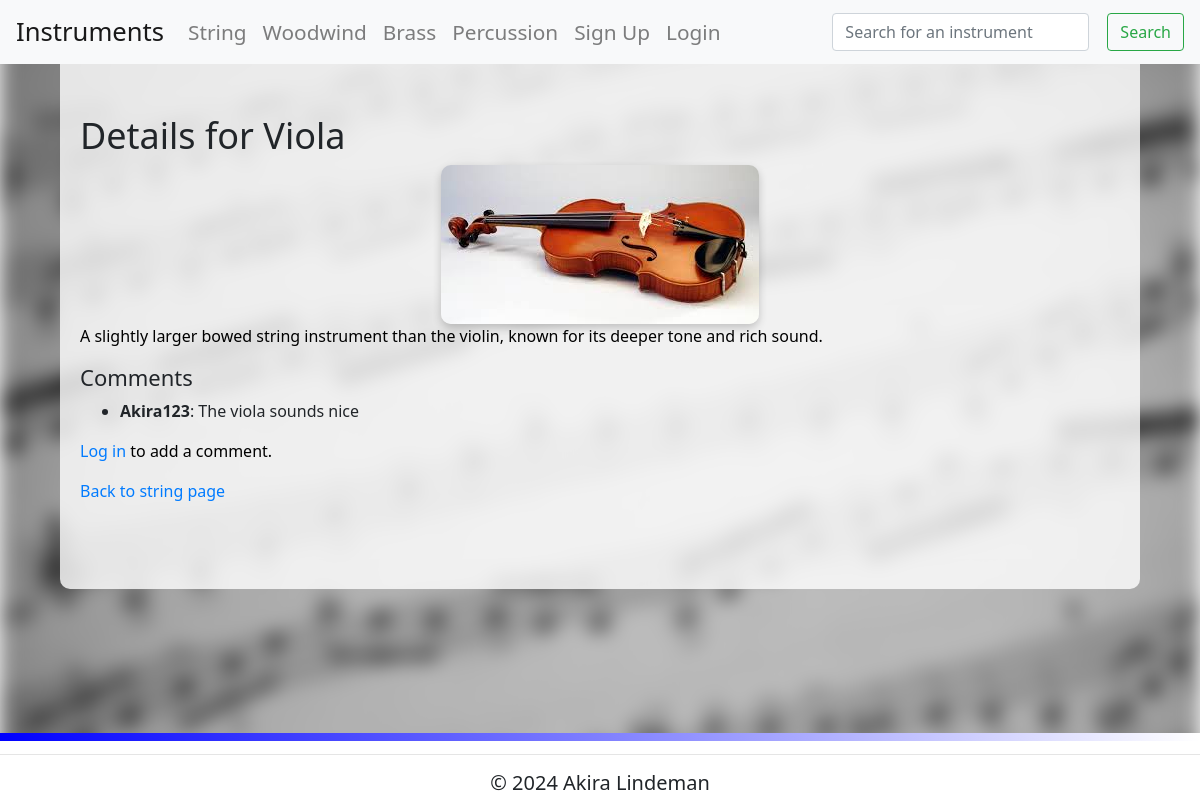
The page /instrument/2 on the database as committed earlier.
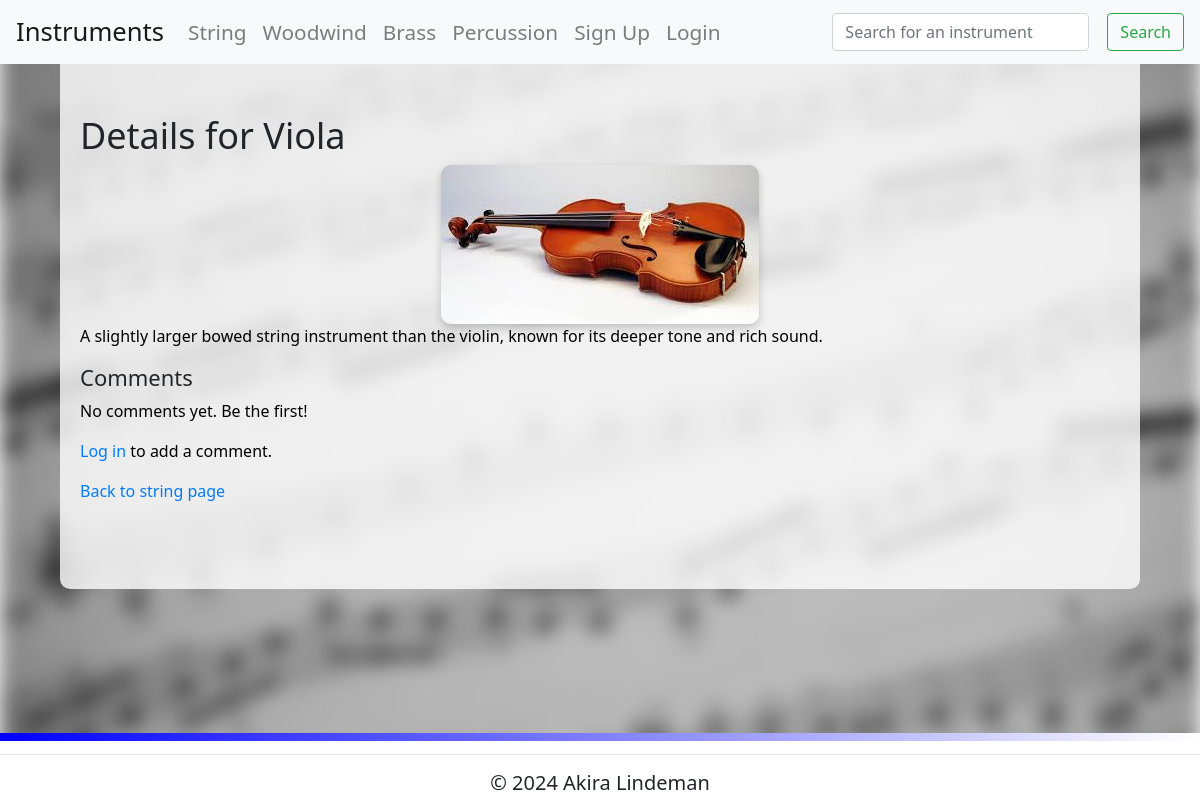
The same page on the database as committed later.
### tables this page shows
CREATE TABLE Instrument (id INTEGER PRIMARY KEY, name TEXT, familyid INTEGER REFERENCES InstrumentFamily (id), description TEXT, image TEXT);

CREATE TABLE Comments (id INTEGER PRIMARY KEY, instrument_id INTEGER REFERENCES Instrument (id), user_id INTEGER REFERENCES Users (id), comment TEXT, comment_status INTEGER);

CREATE TABLE Users (id INTEGER PRIMARY KEY AUTOINCREMENT, username TEXT, password TEXT, admin INTEGER);

CREATE TABLE InstrumentFamily (id INTEGER PRIMARY KEY, name TEXT);

### routes.py (the view)
@app.route('/instrument/<int:instrument_id>')
def instrument_details(instrument_id):
    try:
        instrument_query = """
        SELECT Instrument.id, Instrument.name, Instrument.description,
        Instrument.image, InstrumentFamily.id, InstrumentFamily.name
        FROM Instrument
        JOIN InstrumentFamily ON Instrument.familyid = InstrumentFamily.id
        WHERE Instrument.id = ?
        """
        instrument = sql_queries(instrument_query, (instrument_id,), 'fetchone')
        if instrument is None:
            return render_template('404.html'), 404
        comments_query = """
        SELECT Comments.id, Comments.comment, Users.username, Comments.user_id
        FROM Comments
        JOIN Users ON Comments.user_id = Users.id
        WHERE Comments.instrument_id = ? AND Comments.comment_status = 1
        """
        comments = sql_queries(comments_query, (instrument_id,), 'fetchall')
        return render_template('instrument.html', instrument=instrument, comments=comments)
    except ValueError:
        return render_template('414.html'), 414
    except OverflowError:
        return render_template('414.html'), 414
    except Exception as e:
        return render_template('500.html', error_message=str(e)), 500

### routes.py (called while the page is built)
def sql_queries(query, params, option):
    connection = sqlite3.connect('instruments.db')
    cursor = connection.cursor()
    cursor.execute(query, params)
    if option == 'fetchone':
        result = cursor.fetchone()
    elif option == 'fetchall':
        result = cursor.fetchall()
    elif option == 'commit':
        connection.commit()
        result = None
    connection.close()
    return result

### templates/instrument.html (shortened to what this page needs)
{% extends 'layout.html' %}
{% block content %}
  <div id="content">
    <h1>Details for {{ instrument[1] }}</h1>
    <img src="{{ instrument[3] }}" alt="Image of {{ instrument[1] }}" class="instrument-image">
    <p>{{ instrument[2] }}</p>
    <h2>Comments</h2>
    {% if comments %}
    <ul>
      {% for comment in comments %}
        <li>
          <strong>{{ comment[2] }}</strong>: {{ comment[1] }}
        </li>
      {% endfor %}
    </ul>
    {% else %}
      <p>No comments yet. Be the first!</p>
    {% endif %}
    {% if session.get('user_id') %}
      <a href="{{ url_for('add_comment', instrument_id=instrument[0]) }}" class="btn btn-primary">Add Comment</a>
    {% else %}
      <p><a href="{{ url_for('login') }}">Log in</a> to add a comment.</p>
    {% endif %}
    <p><a href="{{ url_for(instrument[5] | lower) }}">Back to {{ instrument[5] }} page</a></p>
  </div>
{% endblock %}

### templates/layout.html (shortened to what this page needs)
<!DOCTYPE html>
<html>
<head>
    <link rel="stylesheet" href="https://stackpath.bootstrapcdn.com/bootstrap/4.3.1/css/bootstrap.min.css">
    <link rel="stylesheet" href="{{ url_for('static', filename='style.css') }}">
</head>
<body class="{% if messages %}has-flash-messages{% else %}no-flash-messages{% endif %}">
    <div class="container-with-background">
    <nav>
        {% include "nav.html" %}
    </nav>
        <div class="container mt-4">
            {% block content %}
            {% endblock %}
        </div>
        <footer class="footer">
            <hr>
            <h2>&copy; 2024 Akira Lindeman</h2>
        </footer>
    </div>
</body>
</html>

### templates/nav.html (shortened to what this page needs)
<nav class="navbar navbar-expand-lg navbar-light bg-light fixed-top">
  <a class="navbar-brand" href="/string">Instruments</a>
  <div class="collapse navbar-collapse" id="navbarNav">
    <ul class="navbar-nav">
      <li class="nav-item"><a class="nav-link" href="/string">String</a></li>
      <li class="nav-item"><a class="nav-link" href="/woodwind">Woodwind</a></li>
      <li class="nav-item"><a class="nav-link" href="/brass">Brass</a></li>
      <li class="nav-item"><a class="nav-link" href="/percussion">Percussion</a></li>
      {% if session.get('user_id') %}
        <li class="nav-item"><a class="nav-link" href="/logout">Logout</a></li>
      {% else %}
        <li class="nav-item"><a class="nav-link" href="/signup">Sign Up</a></li>
        <li class="nav-item"><a class="nav-link" href="/login">Login</a></li>
      {% endif %}
    </ul>
    <form class="form-inline ml-auto" action="/search" method="GET">
      <input class="form-control mr-sm-2" type="search" name="search" placeholder="Search for an instrument" aria-label="Search" required maxlength="50">
      <button class="btn btn-outline-success my-2 my-sm-0" type="submit">Search</button>
    </form>
  </div>
</nav>

### static/style.css (style rules this page uses)
html, body { height: 100%; margin: 0; }
.navbar { margin-bottom: 20px; }
.navbar-brand { font-size: 1.6em; }
.nav-item .nav-link { font-size: 1.3em; color: #555; }
.form-inline .form-control { width: auto; }
.form-inline .btn { margin-left: 10px; }
body::before { content: ""; position: fixed; top: 0; left: 0; width: 100%; height: 100%; background-image: url("/static/pictures/background.jpeg"); background-repeat: no-repeat; background-position: center; background-attachment: fixed; background-size: cover; filter: blur(10px); z-index: -1; pointer-events: none; }
.container-with-background { background-color: rgba(255, 255, 255, 0.8); max-width: 90%; width: 100%; margin: 40px auto; border-radius: 10px; }
p { color: rgb(0, 0, 0); }
.instrument-image { max-width: 100%; max-height: 400px; width: auto; height: auto; object-fit: contain; border-radius: 10px; box-shadow: 0 4px 8px rgba(0, 0, 0, 0.2); margin: 0 auto; display: block; }
.footer::before { content: ''; background: linear-gradient(to right, blue, white); height: 8px; width: 100%; position: absolute; top: 0; left: 0; }
.container { grid-row: 2; padding: 20px; padding-bottom: 70px; }
.footer { position: fixed; bottom: 0; left: 0; width: 100%; background-color: #ffffff; text-align: center; padding: 5px 0; }
.footer h2 { font-size: 20px; margin: 0; }

Rows that differ between the two databases and show on the page:
removed Comments: username "Akira123", comment "The viola sounds nice"
Other text that changed with them:
text now shown: "No comments yet. Be the first!"
